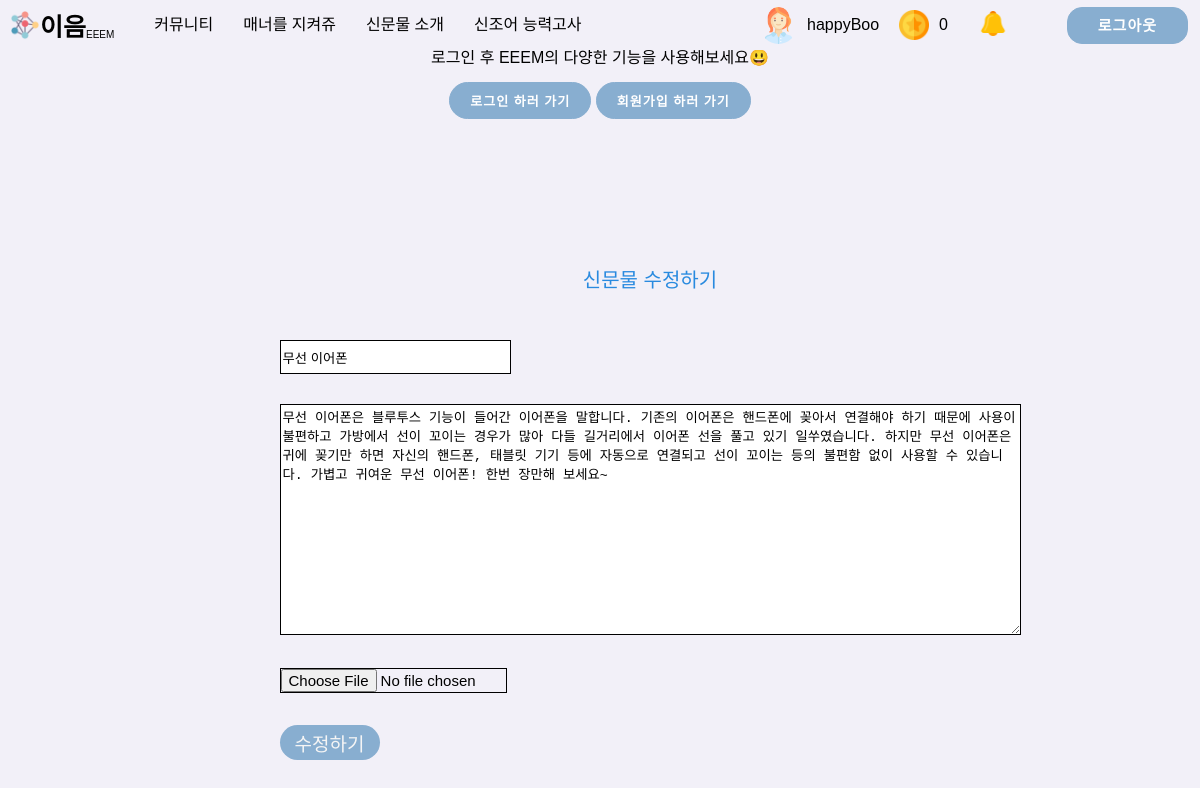
/newproduct/toedit/5/ (signed in), run on the app's committed database.
### account/models.py (models this page shows)
class CustomUser(AbstractUser):
    SEX_CHOICES = (("", "성별을 선택하세요"), ("남", "남"), ("여", "여"))
    AGE_CHOICES = (
        ("", "나이대를 선택하세요"),
        ("5", "10대 이하"),
        ("10", "10대"),
        ("20", "20대"),
        ("30", "30대"),
        ("40", "40대"),
        ("50", "50대 이상"),
    )
    sex = models.CharField(
        max_length=3, choices=SEX_CHOICES, help_text="성별을 선택하세요", null=False
    )
    age = models.CharField(
        max_length=10, choices=AGE_CHOICES, help_text="나이대를 선택하세요", null=False
    )
    nickname = models.CharField(max_length=10,default="")
    profile=models.ImageField(null=True,blank=True)
    coin=models.IntegerField(default=0)

### main/models.py (models this page shows, shortened)
class product(models.Model):
    user = models.ForeignKey(settings.AUTH_USER_MODEL,
                             on_delete=models.CASCADE, default='')
    date = models.DateTimeField()
    productName = models.CharField(max_length=30, default='')
    productText = models.CharField(max_length=1000, default='')
    like = models.IntegerField()
    image = models.ImageField(upload_to='product/', null=False, blank=False)
    getcoin=models.BooleanField(default=False,null=True)

### main/views.py (the view)
# urls.py: path('newproduct/toedit/<str:id>/', views.toEditnewproduct, name="toEditnewproduct"),
def toEditnewproduct(request, id):
    if request.user.is_authenticated:
        editproduct=product.objects.get(pk=id)
        return render(request, 'editproduct.html', {'editproduct' : editproduct})
    else:
        return redirect('404error')

### main/context_processors.py (called while the page is built)
def getNotification(request):
    allnotification=notification.objects.filter(user=request.user.id)
    return{
        "notifications":allnotification
    }

### main/templates/editproduct.html (shortened to what this page needs)
{% extends 'base.html' %}{% load static %}{% block extrahead %} {% endblock %}
{% block content %}
<head>
  <link rel="stylesheet" href='{% static "css/addProduct.css" %}' />
</head>
<body style="background-color: rgb(242, 240, 248)">
  <div class="titleBox">신문물 수정하기</div>
  <div style="margin-left: 100px">
    <form
      action="{% url 'productEdit' editproduct.id %}"
      enctype="multipart/form-data"
      method="POST"
    >
      <div class="box" style="padding-top: 50px">
        <input
          type="text"
          name="productName"
          id="productName"
          style="width: 225px"
          placeholder="제목을 입력하세요."
          value="{{editproduct.productName}}"
          required
        />
      </div>
      <div class="box">
        <textarea
          name="productText"
          id="productText"
          cols="90"
          rows="15"
          placeholder="내용을 입력하세요."
          required
        >
{{editproduct.productText}}</textarea
        >
      </div>
      <input
        style="width: 225px; font-size: 15px; height: 100%"
        type="file"
        name="image"
        file="{{editproduct.image}}"
      />
      <br /><br /><br />
      <button class="submitButton" type="submit">수정하기</button>
    </form>
  </div>
</body>
{% endblock %}

### gyeongsoton/templates/base.html (shortened to what this page needs)
<!DOCTYPE html>
<html lang="ko">
  {% load static %}
  <head>
    <link rel="stylesheet" href='{% static "css/navbar.css" %}' />
    <link rel="stylesheet" href='{% static "css/reset.css" %}' />
    <link
      rel="stylesheet"
      href="https://cdnjs.cloudflare.com/ajax/libs/jquery-modal/0.9.1/jquery.modal.min.css"
    />
  </head>
  <body>
    <nav class="navbar">
      <div class="navbar__brand">
        <a href="{%url 'home' %}">
          <div>
            <img src="{% static 'img/logo.png' %}" />
            <strong>이음</strong>
            <span>EEEM</span>
          </div>
        </a>
      </div>
      <ul class="navbar__buttons">
        <li class="nav-item co">
          <a class="nav-link" href="{%url 'community' %}">커뮤니티</a>
        </li>
        <li class="nav-item ma">
          <a class="nav-link" href="{%url 'manner' %}">매너를 지켜쥬</a>
        </li>
        <li class="nav-item ne">
          <a class="nav-link" href="{%url 'newproduct' %}">신문물 소개</a>
        </li>
        <li class="nav-item te">
          <a class="nav-link" href="{%url 'newterms' %}">신조어 능력고사</a>
        </li>
      </ul>
       {% if user.is_authenticated %}
      <a class="logout__btn" href="{%url 'logout' %}">
        <span>로그아웃</span>
      </a>
      {% if user.profile %}
        <div class="user">
          <div class="userprofile">
            <img
              src="{{request.user.profile.url}}"
              style="border-radius: 70%; margin-right: 10px"
              alt="user"
              width="37px"
              class="rounded-circle"
            />
            <div class="username"><span>{{request.user.nickname}}</span></div>
          </div>
          {% endif %}
          <div class="coin">
            <img
              src="{% static 'img/coin.png' %}"
              width="30px"
              style="margin-right: 10px"
            />
            <span class="cointext" style="margin-right: 30px;">{{request.user.coin}}</span>
          </div>
          <div class="bell">
            <span class="profile icon" id="bell">
              <img src="/static/img/bell.png" style="width:30px; height:25px;"/>
            </span>
          </div>
        </div>
      {% endif %}
    </nav>
    <div id="loginmodal" class="modal">
      <p>로그인 후 EEEM의 다양한 기능을 사용해보세요😃<br /><br /></p>
      <button class="tologinbtn" onclick="location.href='{% url 'login' %}'">
        로그인 하러 가기
      </button>
      <button class="tologinbtn" onclick="location.href='{% url 'signup' %}'">
        회원가입 하러 가기
      </button>
    </div>
    {% block content %} {% endblock %}
  </body>
</html>

### main/static/css/navbar.css (style rules this page uses)
body { background-color: rgb(242, 240, 248); }
.navbar { background-color: rgb(242, 240, 248); display: flex; align-items: center; padding: 10px 8px; position: fixed; width: 100%; z-index: 999; }
.navbar__brand { display: flex; justify-content: center; align-items: center; padding: 0px 10px; }
.navbar__brand div { display: flex; justify-content: center; align-items: flex-end; }
.navbar__brand strong { font-size: 25px; }
.navbar__brand span { font-size: 10px; }
.navbar__brand img { width: 30px; height: 30px; }
.navbar__buttons { display: flex; align-items: center; justify-content: space-around; }
.nav-item { width: auto; height: 20px; margin-left: 30px; display: flex; justify-content: center; align-items: center; }
.nav-link { color: white; }
.logout__btn { border-radius: 15px; border: 1px solid #88aed0; background-color: #88aed0; font-size: 15px; font-weight: bold; letter-spacing: 1px; text-transform: uppercase; transition: transform 80ms ease-in; position: absolute; right: 20px; padding: 10px 30px; }
.logout__btn span { color: white; }
.user { display: flex; justify-content: center; align-items: center; position: absolute; right: 200px; }
.userprofile { display: flex; justify-content: center; align-items: center; margin-right: 20px; }
.coin { display: flex; justify-content: center; align-items: center; }
.bell { display: flex; justify-content: center; align-items: center; border-color: rgb(242, 240, 248); }

### main/static/css/addProduct.css (style rules this page uses)
.titleBox { font-size: 20px; padding-top: 70px; margin-left: 100px; color: #298adf; }
body { display: flex; flex-direction: column; align-items: center; }
input { height: 30px; border: 1px solid black; }
textarea { border: 1px solid black; }
.box { margin-bottom: 30px; }
.submitButton { position: relative; width: 100px; height: 35px; font-size: 19px; background-color: #88aed0; color: whitesmoke; border: none; cursor: pointer; border-radius: 20px; }

### gyeongsoton/templates/base.html (style rules this page uses)
a:link { color: black; text-decoration: none; }

### data on the page
CustomUser: user.profile (picture), user.nickname "happyBoo", user.coin "0"
product: productName "무선 이어폰", productText "무선 이어폰은 블루투스 기능이 들어간 이어폰을 말합니다. 기존의 이어폰은 핸드폰에 꽂아서 연결해야 하기 때문에 사용이 불편하고 가방에서 선이 꼬이는 경우가 많아 다들 길거리에서 이어폰 선을 풀고 있기 일쑤였습니다. 하지만 무선 이어폰은 귀에 꽂기만 하면 자신의 핸드폰, 태블릿 기기 등에 자동으로 연결되고 선이 꼬이는 등의 불편함 없이 사용할 수 있습니다. 가볍고 귀여운 무선 이어폰! 한번 장만해 보세요~"
